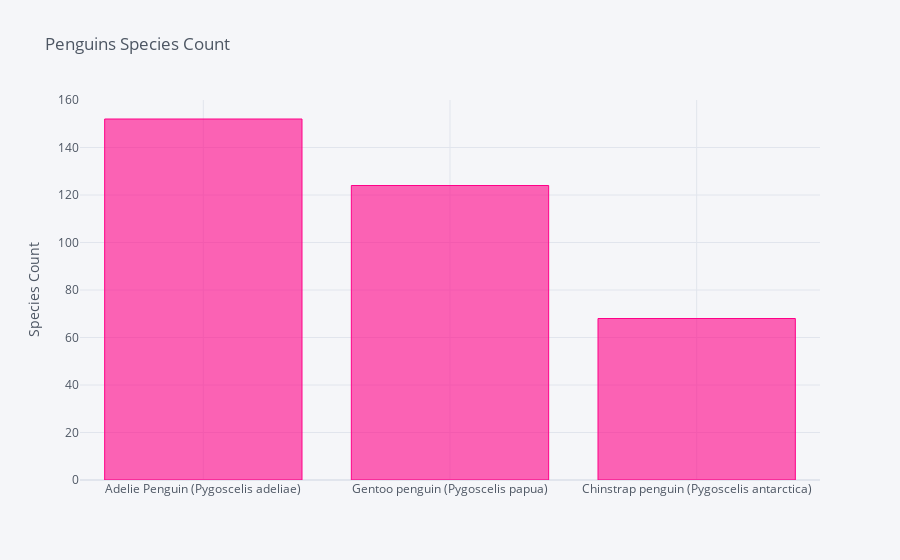

Notebook code cell kept with this figure:
### Code cell
species_df.iplot(kind='bar', x='Species', y='Count', 
                         yTitle='Species Count', 
                         title='Penguins Species Count',
                         theme='pearl',
                         colors='pink')

### Figure 1 — Plotly figure (JSON) as saved in the notebook; plotly's stock layout.template omitted (floating-point values rounded to 4 significant figures)
{"data": [{"marker": {"color": "rgba(255, 0, 136, 0.6)", "line": {"color": "rgba(255, 0, 136, 1.0)", "width": 1}}, "name": "Count", "orientation": "v", "text": "", "type": "bar", "x": ["Adelie Penguin (Pygoscelis adeliae)", "Gentoo penguin (Pygoscelis papua)", "Chinstrap penguin (Pygoscelis antarctica)"], "y": [152, 124, 68]}], "layout": {"legend": {"bgcolor": "#F5F6F9", "font": {"color": "#4D5663"}}, "paper_bgcolor": "#F5F6F9", "plot_bgcolor": "#F5F6F9", "title": {"font": {"color": "#4D5663"}, "text": "Penguins Species Count"}, "xaxis": {"gridcolor": "#E1E5ED", "showgrid": true, "tickfont": {"color": "#4D5663"}, "title": {"font": {"color": "#4D5663"}, "text": ""}, "zerolinecolor": "#E1E5ED"}, "yaxis": {"gridcolor": "#E1E5ED", "showgrid": true, "tickfont": {"color": "#4D5663"}, "title": {"font": {"color": "#4D5663"}, "text": "Species Count"}, "zerolinecolor": "#E1E5ED"}}}
